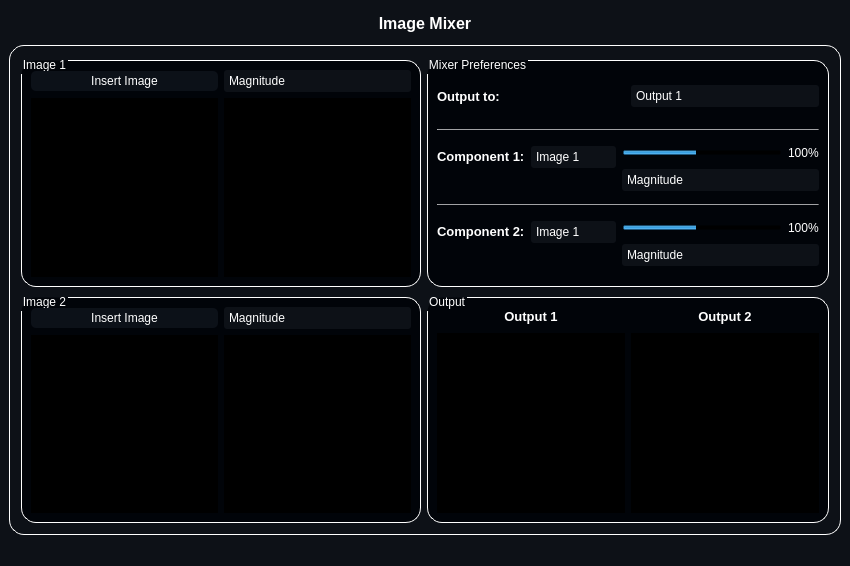
<?xml version="1.0" encoding="UTF-8"?>
<ui version="4.0">
 <class>MainWindow</class>
 <widget class="QMainWindow" name="MainWindow">
  <property name="geometry">
   <rect>
    <x>0</x>
    <y>0</y>
    <width>850</width>
    <height>566</height>
   </rect>
  </property>
  <property name="windowTitle">
   <string>MainWindow</string>
  </property>
  <property name="styleSheet">
   <string notr="true">color: rgb(255, 255, 255);
background-color: rgb(13, 17, 23);</string>
  </property>
  <widget class="QWidget" name="centralwidget">
   <layout class="QGridLayout" name="gridLayout">
    <item row="1" column="0">
     <widget class="QGroupBox" name="groupBox">
      <property name="styleSheet">
       <string notr="true">QGroupBox {
background-color: rgb(13, 17, 23);
border: 1.2px solid #ffffff;
border-style: outset;
border-radius: 15px;
}
QGroupBox::title  {
    subcontrol-origin: margin;
    subcontrol-position: top left;
    padding: -5px 0px 0px 0px;
    color: rgb(255, 255, 255);
}</string>
      </property>
      <property name="title">
       <string/>
      </property>
      <layout class="QGridLayout" name="gridLayout_2">
       <item row="0" column="0">
        <layout class="QHBoxLayout" name="horizontalLayout_8">
         <item>
          <layout class="QVBoxLayout" name="verticalLayout_5">
           <property name="spacing">
            <number>10</number>
           </property>
           <item>
            <widget class="QGroupBox" name="groupBox_2">
             <property name="minimumSize">
              <size>
               <width>400</width>
               <height>0</height>
              </size>
             </property>
             <property name="styleSheet">
              <string notr="true">QGroupBox {
background-color: rgb(1, 4, 9);
border: 1.2px solid #ffffff;
border-style: outset;
border-radius: 15px;
}
QGroupBox::title  {
    subcontrol-origin: margin;
    subcontrol-position: top left;
    padding: -5px 0px 0px 0px;
    color: rgb(255, 255, 255);
}</string>
             </property>
             <property name="title">
              <string>Image 1</string>
             </property>
             <layout class="QGridLayout" name="gridLayout_4">
              <item row="0" column="1">
               <widget class="QComboBox" name="image1_component_comboBox">
                <property name="minimumSize">
                 <size>
                  <width>0</width>
                  <height>22</height>
                 </size>
                </property>
                <property name="styleSheet">
                 <string notr="true">QComboBox
{
	border-radius: 3px;
	background-color: rgb(13, 17, 23);
}

QComboBox::drop-down
{
	border-left-color: transparent;
 }

QComboBox::down-arrow, QSpinBox::down-arrow, QTimeEdit::down-arrow, QDateEdit::down-arrow
{
     image: url(:/icons/Arrowhead-nottop-256.png);
     width: 7px;
     height: 6px;
}

QComboBox QAbstractItemView
{
    selection-background-color: transparent;
}</string>
                </property>
                <item>
                 <property name="text">
                  <string>Magnitude</string>
                 </property>
                </item>
                <item>
                 <property name="text">
                  <string>Phase</string>
                 </property>
                </item>
                <item>
                 <property name="text">
                  <string>Real</string>
                 </property>
                </item>
                <item>
                 <property name="text">
                  <string>Imaginary</string>
                 </property>
                </item>
               </widget>
              </item>
              <item row="0" column="0">
               <widget class="QPushButton" name="insert_image1_pushButton">
                <property name="styleSheet">
                 <string notr="true">QPushButton {
    border-radius: 5px;
    border-style: outset;
    background: rgb(12, 17, 24);
	padding: 3;
    }

QPushButton:hover {
    background: rgb(63, 95, 127)
    }

QPushButton:pressed {
    border-style: inset;
    background:rgb(20, 20, 20)
    }</string>
                </property>
                <property name="text">
                 <string>Insert Image</string>
                </property>
                <property name="icon">
                 <iconset resource="icons/resources.qrc">
                  <normaloff>:/icons/Open-256.png</normaloff>:/icons/Open-256.png</iconset>
                </property>
               </widget>
              </item>
              <item row="1" column="1">
               <widget class="QLabel" name="image1_component_widget">
                <property name="sizePolicy">
                 <sizepolicy hsizetype="Ignored" vsizetype="Ignored">
                  <horstretch>0</horstretch>
                  <verstretch>0</verstretch>
                 </sizepolicy>
                </property>
                <property name="styleSheet">
                 <string notr="true">background-color: rgb(0, 0, 0);</string>
                </property>
                <property name="pixmap">
                 <pixmap>cat.png</pixmap>
                </property>
                <property name="scaledContents">
                 <bool>true</bool>
                </property>
               </widget>
              </item>
              <item row="1" column="0">
               <widget class="QLabel" name="image1_widget">
                <property name="sizePolicy">
                 <sizepolicy hsizetype="Ignored" vsizetype="Ignored">
                  <horstretch>0</horstretch>
                  <verstretch>0</verstretch>
                 </sizepolicy>
                </property>
                <property name="styleSheet">
                 <string notr="true">background-color: rgb(0, 0, 0);</string>
                </property>
                <property name="pixmap">
                 <pixmap>cat.png</pixmap>
                </property>
                <property name="scaledContents">
                 <bool>true</bool>
                </property>
               </widget>
              </item>
             </layout>
            </widget>
           </item>
           <item>
            <widget class="QGroupBox" name="groupBox_4">
             <property name="styleSheet">
              <string notr="true">QGroupBox {
background-color: rgb(1, 4, 9);
border: 1.2px solid #ffffff;
border-style: outset;
border-radius: 15px;
}
QGroupBox::title  {
    subcontrol-origin: margin;
    subcontrol-position: top left;
    padding: -5px 0px 0px 0px;
    color: rgb(255, 255, 255);
}</string>
             </property>
             <property name="title">
              <string>Image 2</string>
             </property>
             <layout class="QGridLayout" name="gridLayout_5">
              <item row="0" column="1">
               <widget class="QComboBox" name="image2_component_comboBox">
                <property name="minimumSize">
                 <size>
                  <width>0</width>
                  <height>22</height>
                 </size>
                </property>
                <property name="styleSheet">
                 <string notr="true">QComboBox
{
	border-radius: 3px;
	background-color: rgb(13, 17, 23);
}

QComboBox::drop-down
{
	border-left-color: transparent;
 }

QComboBox::down-arrow, QSpinBox::down-arrow, QTimeEdit::down-arrow, QDateEdit::down-arrow
{
     image: url(:/icons/Arrowhead-nottop-256.png);
     width: 7px;
     height: 6px;
}

QComboBox QAbstractItemView
{
    selection-background-color: transparent;
}</string>
                </property>
                <item>
                 <property name="text">
                  <string>Magnitude</string>
                 </property>
                </item>
                <item>
                 <property name="text">
                  <string>Phase</string>
                 </property>
                </item>
                <item>
                 <property name="text">
                  <string>Real</string>
                 </property>
                </item>
                <item>
                 <property name="text">
                  <string>Imaginary</string>
                 </property>
                </item>
               </widget>
              </item>
              <item row="0" column="0">
               <widget class="QPushButton" name="insert_image2_pushButton">
                <property name="styleSheet">
                 <string notr="true">QPushButton {
    border-radius: 5px;
    border-style: outset;
    background: rgb(12, 17, 24);
	padding: 3;
    }

QPushButton:hover {
    background: rgb(63, 95, 127)
    }

QPushButton:pressed {
    border-style: inset;
    background: rgb(20, 20, 20)
    }</string>
                </property>
                <property name="text">
                 <string>Insert Image</string>
                </property>
                <property name="icon">
                 <iconset resource="icons/resources.qrc">
                  <normaloff>:/icons/Open-256.png</normaloff>:/icons/Open-256.png</iconset>
                </property>
               </widget>
              </item>
              <item row="1" column="1">
               <widget class="QLabel" name="image2_component_widget">
                <property name="sizePolicy">
                 <sizepolicy hsizetype="Ignored" vsizetype="Ignored">
                  <horstretch>0</horstretch>
                  <verstretch>0</verstretch>
                 </sizepolicy>
                </property>
                <property name="styleSheet">
                 <string notr="true">background-color: rgb(0, 0, 0);</string>
                </property>
                <property name="pixmap">
                 <pixmap>cat.png</pixmap>
                </property>
                <property name="scaledContents">
                 <bool>true</bool>
                </property>
               </widget>
              </item>
              <item row="1" column="0">
               <widget class="QLabel" name="image2_widget">
                <property name="sizePolicy">
                 <sizepolicy hsizetype="Ignored" vsizetype="Ignored">
                  <horstretch>0</horstretch>
                  <verstretch>0</verstretch>
                 </sizepolicy>
                </property>
                <property name="styleSheet">
                 <string notr="true">background-color: rgb(0, 0, 0);</string>
                </property>
                <property name="pixmap">
                 <pixmap>cat.png</pixmap>
                </property>
                <property name="scaledContents">
                 <bool>true</bool>
                </property>
               </widget>
              </item>
             </layout>
            </widget>
           </item>
          </layout>
         </item>
         <item>
          <layout class="QVBoxLayout" name="verticalLayout_6">
           <property name="spacing">
            <number>10</number>
           </property>
           <item>
            <widget class="QGroupBox" name="groupBox_3">
             <property name="maximumSize">
              <size>
               <width>650</width>
               <height>16777215</height>
              </size>
             </property>
             <property name="styleSheet">
              <string notr="true">QGroupBox {
background-color: rgb(1, 4, 9);
border: 1.2px solid #ffffff;
border-style: outset;
border-radius: 15px;
}
QGroupBox::title  {
    subcontrol-origin: margin;
    subcontrol-position: top left;
    padding: -5px 0px 0px 0px;
    color: rgb(255, 255, 255);
}</string>
             </property>
             <property name="title">
              <string>Mixer Preferences</string>
             </property>
             <layout class="QGridLayout" name="gridLayout_3">
              <item row="0" column="0">
               <widget class="QWidget" name="widget" native="true">
                <property name="maximumSize">
                 <size>
                  <width>16777215</width>
                  <height>39</height>
                 </size>
                </property>
                <property name="styleSheet">
                 <string notr="true">background-color: transparent;</string>
                </property>
                <layout class="QHBoxLayout" name="horizontalLayout">
                 <property name="leftMargin">
                  <number>0</number>
                 </property>
                 <property name="topMargin">
                  <number>0</number>
                 </property>
                 <property name="rightMargin">
                  <number>0</number>
                 </property>
                 <property name="bottomMargin">
                  <number>0</number>
                 </property>
                 <item>
                  <widget class="QLabel" name="label_2">
                   <property name="text">
                    <string>&lt;html&gt;&lt;head/&gt;&lt;body&gt;&lt;p&gt;&lt;span style=&quot; font-size:10pt; font-weight:600;&quot;&gt;Output to:&lt;/span&gt;&lt;/p&gt;&lt;/body&gt;&lt;/html&gt;</string>
                   </property>
                  </widget>
                 </item>
                 <item>
                  <widget class="QComboBox" name="mixer_output_comboBox">
                   <property name="minimumSize">
                    <size>
                     <width>0</width>
                     <height>22</height>
                    </size>
                   </property>
                   <property name="styleSheet">
                    <string notr="true">QComboBox
{
	border-radius: 3px;
	background-color: rgb(13, 17, 23);
}

QComboBox::drop-down
{
	border-left-color: transparent;
 }

QComboBox::down-arrow, QSpinBox::down-arrow, QTimeEdit::down-arrow, QDateEdit::down-arrow
{
     image: url(:/icons/Arrowhead-nottop-256.png);
     width: 7px;
     height: 6px;
}

QComboBox QAbstractItemView
{
    selection-background-color: transparent;
}</string>
                   </property>
                   <item>
                    <property name="text">
                     <string>Output 1</string>
                    </property>
                   </item>
                   <item>
                    <property name="text">
                     <string>Output 2</string>
                    </property>
                   </item>
                  </widget>
                 </item>
                </layout>
               </widget>
              </item>
              <item row="1" column="0">
               <widget class="Line" name="line">
                <property name="maximumSize">
                 <size>
                  <width>16777215</width>
                  <height>1</height>
                 </size>
                </property>
                <property name="styleSheet">
                 <string notr="true">background-color: rgba(255, 255, 255, 100);</string>
                </property>
                <property name="orientation">
                 <enum>Qt::Horizontal</enum>
                </property>
               </widget>
              </item>
              <item row="2" column="0">
               <layout class="QHBoxLayout" name="horizontalLayout_6">
                <item>
                 <layout class="QVBoxLayout" name="verticalLayout_7">
                  <item>
                   <layout class="QHBoxLayout" name="horizontalLayout_2">
                    <item>
                     <widget class="QLabel" name="label_3">
                      <property name="styleSheet">
                       <string notr="true">background-color: transparent;</string>
                      </property>
                      <property name="text">
                       <string>&lt;html&gt;&lt;head/&gt;&lt;body&gt;&lt;p&gt;&lt;span style=&quot; font-size:10pt; font-weight:600;&quot;&gt;Component 1:&lt;/span&gt;&lt;/p&gt;&lt;/body&gt;&lt;/html&gt;</string>
                      </property>
                     </widget>
                    </item>
                    <item>
                     <widget class="QComboBox" name="mixer_component1_comboBox">
                      <property name="minimumSize">
                       <size>
                        <width>0</width>
                        <height>22</height>
                       </size>
                      </property>
                      <property name="styleSheet">
                       <string notr="true">QComboBox
{
	border-radius: 3px;
	background-color: rgb(13, 17, 23);
}

QComboBox::drop-down
{
	border-left-color: transparent;
 }

QComboBox::down-arrow, QSpinBox::down-arrow, QTimeEdit::down-arrow, QDateEdit::down-arrow
{
     image: url(:/icons/Arrowhead-nottop-256.png);
     width: 7px;
     height: 6px;
}

QComboBox QAbstractItemView
{
    selection-background-color: transparent;
}</string>
                      </property>
                      <item>
                       <property name="text">
                        <string>Image 1</string>
                       </property>
                      </item>
                      <item>
                       <property name="text">
                        <string>Image 2</string>
                       </property>
                      </item>
                     </widget>
                    </item>
                   </layout>
                  </item>
                  <item>
                   <spacer name="horizontalSpacer">
                    <property name="orientation">
                     <enum>Qt::Horizontal</enum>
                    </property>
                    <property name="sizeType">
                     <enum>QSizePolicy::Expanding</enum>
                    </property>
                    <property name="sizeHint" stdset="0">
                     <size>
                      <width>288</width>
                      <height>20</height>
                     </size>
                    </property>
                   </spacer>
                  </item>
                 </layout>
                </item>
                <item>
                 <layout class="QVBoxLayout" name="verticalLayout">
                  <item>
                   <layout class="QHBoxLayout" name="horizontalLayout_3">
                    <item>
                     <widget class="QSlider" name="mixer_component1_horizontalSlider">
                      <property name="minimumSize">
                       <size>
                        <width>160</width>
                        <height>0</height>
                       </size>
                      </property>
                      <property name="maximumSize">
                       <size>
                        <width>320</width>
                        <height>16777215</height>
                       </size>
                      </property>
                      <property name="styleSheet">
                       <string notr="true">QSlider{
    background-color: transparent;
}

QSlider::handle {
    background-color: qradialgradient(
        cx: 0.7, cy: 1.4, fx: 0.7, fy: 1.4,
        radius: 1, stop: 0 #fff, stop: 1 #424242
        );
	border-radius: 2px;
    height: 40px;
    width: 40px;
    margin: -15px 0px;
    }

QSlider::handle::hover{
	border: inset;
	 background-color: qradialgradient(
        cx: 0.7, cy: 1.4, fx: 0.7, fy: 1.4,
        radius: 1, stop: 0 #bbb, stop: 1 #000
        );
}</string>
                      </property>
                      <property name="maximum">
                       <number>100</number>
                      </property>
                      <property name="value">
                       <number>50</number>
                      </property>
                      <property name="orientation">
                       <enum>Qt::Horizontal</enum>
                      </property>
                     </widget>
                    </item>
                    <item>
                     <widget class="QLabel" name="label_4">
                      <property name="maximumSize">
                       <size>
                        <width>16777215</width>
                        <height>20</height>
                       </size>
                      </property>
                      <property name="styleSheet">
                       <string notr="true">background-color: transparent;</string>
                      </property>
                      <property name="text">
                       <string>100%</string>
                      </property>
                     </widget>
                    </item>
                   </layout>
                  </item>
                  <item>
                   <widget class="QComboBox" name="mixed_component1_comboBox">
                    <property name="minimumSize">
                     <size>
                      <width>0</width>
                      <height>22</height>
                     </size>
                    </property>
                    <property name="styleSheet">
                     <string notr="true">QComboBox
{
	border-radius: 3px;
	background-color: rgb(13, 17, 23);
}

QComboBox::drop-down
{
	border-left-color: transparent;
 }

QComboBox::down-arrow, QSpinBox::down-arrow, QTimeEdit::down-arrow, QDateEdit::down-arrow
{
     image: url(:/icons/Arrowhead-nottop-256.png);
     width: 7px;
     height: 6px;
}

QComboBox QAbstractItemView
{
    selection-background-color: transparent;
}</string>
                    </property>
                    <item>
                     <property name="text">
                      <string>Magnitude</string>
                     </property>
                    </item>
                    <item>
                     <property name="text">
                      <string>Phase</string>
                     </property>
                    </item>
                    <item>
                     <property name="text">
                      <string>Real</string>
                     </property>
                    </item>
                    <item>
                     <property name="text">
                      <string>Imaginary</string>
                     </property>
                    </item>
                   </widget>
                  </item>
                 </layout>
                </item>
               </layout>
              </item>
              <item row="3" column="0">
               <widget class="Line" name="line_2">
                <property name="maximumSize">
                 <size>
                  <width>16777215</width>
                  <height>1</height>
                 </size>
                </property>
                <property name="styleSheet">
                 <string notr="true">background-color: rgba(255, 255, 255,100);</string>
                </property>
                <property name="orientation">
                 <enum>Qt::Horizontal</enum>
                </property>
               </widget>
              </item>
              <item row="4" column="0">
               <layout class="QHBoxLayout" name="horizontalLayout_7">
                <item>
                 <layout class="QVBoxLayout" name="verticalLayout_8">
                  <item>
                   <layout class="QHBoxLayout" name="horizontalLayout_4">
                    <item>
                     <widget class="QLabel" name="label_5">
                      <property name="styleSheet">
                       <string notr="true">background-color: transparent;</string>
                      </property>
                      <property name="text">
                       <string>&lt;html&gt;&lt;head/&gt;&lt;body&gt;&lt;p&gt;&lt;span style=&quot; font-size:10pt; font-weight:600;&quot;&gt;Component 2:&lt;/span&gt;&lt;/p&gt;&lt;/body&gt;&lt;/html&gt;</string>
                      </property>
                     </widget>
                    </item>
                    <item>
                     <widget class="QComboBox" name="mixer_component2_comboBox">
                      <property name="minimumSize">
                       <size>
                        <width>0</width>
                        <height>22</height>
                       </size>
                      </property>
                      <property name="styleSheet">
                       <string notr="true">QComboBox
{
	border-radius: 3px;
	background-color: rgb(13, 17, 23);
}

QComboBox::drop-down
{
	border-left-color: transparent;
 }

QComboBox::down-arrow, QSpinBox::down-arrow, QTimeEdit::down-arrow, QDateEdit::down-arrow
{
     image: url(:/icons/Arrowhead-nottop-256.png);
     width: 7px;
     height: 6px;
}

QComboBox QAbstractItemView
{
    selection-background-color: transparent;
}</string>
                      </property>
                      <item>
                       <property name="text">
                        <string>Image 1</string>
                       </property>
                      </item>
                      <item>
                       <property name="text">
                        <string>Image 2</string>
                       </property>
                      </item>
                     </widget>
                    </item>
                   </layout>
                  </item>
                  <item>
                   <spacer name="horizontalSpacer_2">
                    <property name="orientation">
                     <enum>Qt::Horizontal</enum>
                    </property>
                    <property name="sizeType">
                     <enum>QSizePolicy::Expanding</enum>
                    </property>
                    <property name="sizeHint" stdset="0">
                     <size>
                      <width>288</width>
                      <height>20</height>
                     </size>
                    </property>
                   </spacer>
                  </item>
                 </layout>
                </item>
                <item>
                 <layout class="QVBoxLayout" name="verticalLayout_2">
                  <item>
                   <layout class="QHBoxLayout" name="horizontalLayout_5">
                    <item>
                     <widget class="QSlider" name="mixer_component2_horizontalSlider">
                      <property name="minimumSize">
                       <size>
                        <width>160</width>
                        <height>0</height>
                       </size>
                      </property>
                      <property name="maximumSize">
                       <size>
                        <width>300</width>
                        <height>16777215</height>
                       </size>
                      </property>
                      <property name="styleSheet">
                       <string notr="true">QSlider{
    background-color: transparent;
}

QSlider::handle {
    background-color: qradialgradient(
        cx: 0.7, cy: 1.4, fx: 0.7, fy: 1.4,
        radius: 1, stop: 0 #fff, stop: 1 #424242
        );
	border-radius: 2px;
    height: 40px;
    width: 40px;
    margin: -15px 0px;
    }

QSlider::handle::hover{
	border: inset;
	 background-color: qradialgradient(
        cx: 0.7, cy: 1.4, fx: 0.7, fy: 1.4,
        radius: 1, stop: 0 #bbb, stop: 1 #000
        );
}</string>
                      </property>
                      <property name="maximum">
                       <number>100</number>
                      </property>
                      <property name="value">
                       <number>50</number>
                      </property>
                      <property name="orientation">
                       <enum>Qt::Horizontal</enum>
                      </property>
                     </widget>
                    </item>
                    <item>
                     <widget class="QLabel" name="label_8">
                      <property name="maximumSize">
                       <size>
                        <width>16777215</width>
                        <height>20</height>
                       </size>
                      </property>
                      <property name="styleSheet">
                       <string notr="true">background-color: transparent;</string>
                      </property>
                      <property name="text">
                       <string>100%</string>
                      </property>
                     </widget>
                    </item>
                   </layout>
                  </item>
                  <item>
                   <widget class="QComboBox" name="mixed_component2_comboBox">
                    <property name="minimumSize">
                     <size>
                      <width>0</width>
                      <height>22</height>
                     </size>
                    </property>
                    <property name="styleSheet">
                     <string notr="true">QComboBox
{
	border-radius: 3px;
	background-color: rgb(13, 17, 23);
}

QComboBox::drop-down
{
	border-left-color: transparent;
 }

QComboBox::down-arrow, QSpinBox::down-arrow, QTimeEdit::down-arrow, QDateEdit::down-arrow
{
     image: url(:/icons/Arrowhead-nottop-256.png);
     width: 7px;
     height: 6px;
}

QComboBox QAbstractItemView
{
    selection-background-color: transparent;
}</string>
                    </property>
                    <item>
                     <property name="text">
                      <string>Magnitude</string>
                     </property>
                    </item>
                    <item>
                     <property name="text">
                      <string>Phase</string>
                     </property>
                    </item>
                    <item>
                     <property name="text">
                      <string>Real</string>
                     </property>
                    </item>
                    <item>
                     <property name="text">
                      <string>Imaginary</string>
                     </property>
                    </item>
                   </widget>
                  </item>
                 </layout>
                </item>
               </layout>
              </item>
             </layout>
            </widget>
           </item>
           <item>
            <widget class="QGroupBox" name="groupBox_5">
             <property name="maximumSize">
              <size>
               <width>650</width>
               <height>16777215</height>
              </size>
             </property>
             <property name="styleSheet">
              <string notr="true">QGroupBox {
background-color: rgb(1, 4, 9);
border: 1.2px solid #ffffff;
border-style: outset;
border-radius: 15px;
}
QGroupBox::title  {
    subcontrol-origin: margin;
    subcontrol-position: top left;
    padding: -5px 0px 0px 0px;
    color: rgb(255, 255, 255);
}</string>
             </property>
             <property name="title">
              <string>Output</string>
             </property>
             <layout class="QGridLayout" name="gridLayout_6">
              <item row="0" column="0">
               <layout class="QVBoxLayout" name="verticalLayout_3">
                <item>
                 <widget class="QLabel" name="label_6">
                  <property name="maximumSize">
                   <size>
                    <width>16777215</width>
                    <height>20</height>
                   </size>
                  </property>
                  <property name="styleSheet">
                   <string notr="true">background-color: transparent;</string>
                  </property>
                  <property name="text">
                   <string>&lt;html&gt;&lt;head/&gt;&lt;body&gt;&lt;p align=&quot;center&quot;&gt;&lt;span style=&quot; font-size:10pt; font-weight:600;&quot;&gt;Output 1&lt;/span&gt;&lt;/p&gt;&lt;/body&gt;&lt;/html&gt;</string>
                  </property>
                 </widget>
                </item>
                <item>
                 <widget class="QLabel" name="output1_widget">
                  <property name="sizePolicy">
                   <sizepolicy hsizetype="Ignored" vsizetype="Ignored">
                    <horstretch>0</horstretch>
                    <verstretch>0</verstretch>
                   </sizepolicy>
                  </property>
                  <property name="styleSheet">
                   <string notr="true">background-color: rgb(0, 0, 0);</string>
                  </property>
                  <property name="pixmap">
                   <pixmap>cat.png</pixmap>
                  </property>
                  <property name="scaledContents">
                   <bool>true</bool>
                  </property>
                 </widget>
                </item>
               </layout>
              </item>
              <item row="0" column="1">
               <layout class="QVBoxLayout" name="verticalLayout_4">
                <item>
                 <widget class="QLabel" name="label_7">
                  <property name="maximumSize">
                   <size>
                    <width>16777215</width>
                    <height>20</height>
                   </size>
                  </property>
                  <property name="styleSheet">
                   <string notr="true">background-color: transparent;</string>
                  </property>
                  <property name="text">
                   <string>&lt;html&gt;&lt;head/&gt;&lt;body&gt;&lt;p align=&quot;center&quot;&gt;&lt;span style=&quot; font-size:10pt; font-weight:600;&quot;&gt;Output 2&lt;/span&gt;&lt;/p&gt;&lt;/body&gt;&lt;/html&gt;</string>
                  </property>
                 </widget>
                </item>
                <item>
                 <widget class="QLabel" name="output2_widget">
                  <property name="sizePolicy">
                   <sizepolicy hsizetype="Ignored" vsizetype="Ignored">
                    <horstretch>0</horstretch>
                    <verstretch>0</verstretch>
                   </sizepolicy>
                  </property>
                  <property name="styleSheet">
                   <string notr="true">background-color: rgb(0, 0, 0);</string>
                  </property>
                  <property name="pixmap">
                   <pixmap>cat.png</pixmap>
                  </property>
                  <property name="scaledContents">
                   <bool>true</bool>
                  </property>
                 </widget>
                </item>
               </layout>
              </item>
             </layout>
            </widget>
           </item>
          </layout>
         </item>
        </layout>
       </item>
      </layout>
     </widget>
    </item>
    <item row="0" column="0">
     <widget class="QLabel" name="label">
      <property name="maximumSize">
       <size>
        <width>16777215</width>
        <height>30</height>
       </size>
      </property>
      <property name="text">
       <string>&lt;html&gt;&lt;head/&gt;&lt;body&gt;&lt;p align=&quot;center&quot;&gt;&lt;span style=&quot; font-size:12pt; font-weight:600;&quot;&gt;Image Mixer&lt;/span&gt;&lt;/p&gt;&lt;/body&gt;&lt;/html&gt;</string>
      </property>
     </widget>
    </item>
   </layout>
  </widget>
  <widget class="QMenuBar" name="menubar">
   <property name="geometry">
    <rect>
     <x>0</x>
     <y>0</y>
     <width>850</width>
     <height>21</height>
    </rect>
   </property>
  </widget>
  <widget class="QStatusBar" name="statusbar"/>
 </widget>
 <resources>
  <include location="icons/resources.qrc"/>
 </resources>
 <connections/>
</ui>
